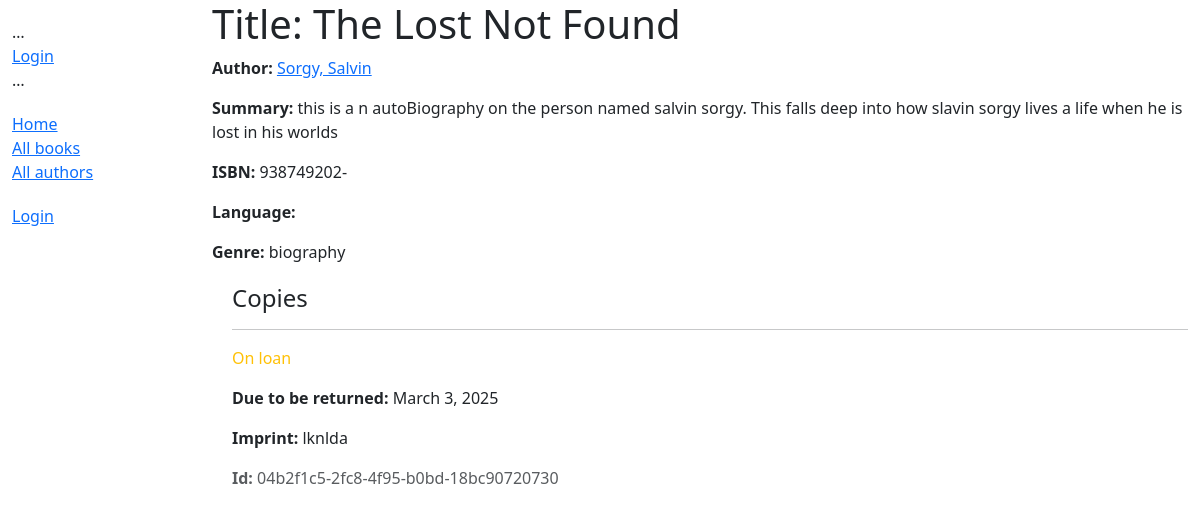
/catalog/book/1, run on the app's committed database.
### catalog/models.py (models this page shows, shortened)
class Book(models.Model):
    title = models.CharField(max_length=200)
    author = models.ForeignKey('Author', on_delete=models.RESTRICT, null=True)
    summary = models.TextField(
        max_length=1000, help_text="Enter a brief description of the book")
    isbn = models.CharField('ISBN', max_length=13,
                            unique=True,
                            help_text='13 Character <a href="https://www.isbn-international.org/content/what-isbn'
                                      '">ISBN number</a>')
    genre = models.ManyToManyField(
        Genre, help_text="Select a genre for this book")

class Author(models.Model):
    first_name = models.CharField(max_length=100)
    last_name = models.CharField(max_length=100)
    date_of_birth = models.DateField(null=True, blank=True)
    date_of_death = models.DateField('Died', null=True, blank=True)
    class Meta:
        ordering = ['last_name', 'first_name']
    def __str__(self):
        return f'{self.last_name}, {self.first_name}'

class Genre(models.Model):
    name = models.CharField(
        max_length=200,
        unique=True,
        help_text="Enter a book genre (e.g. Science Fiction, French Poetry etc.)"
    )
    def __str__(self):
        return self.name
    class Meta:
        constraints = [
            UniqueConstraint(
                Lower('name'),
                name='genre_name_case_insensitive_unique',
                violation_error_message = "Genre already exists (case insensitive match)"
            ),
        ]

class BookInstance(models.Model):
    id = models.UUIDField(primary_key=True, default=uuid.uuid4,
                          help_text="Unique ID for this particular book across whole library")
    book = models.ForeignKey('Book', on_delete=models.RESTRICT, null=True)
    imprint = models.CharField(max_length=200)
    due_back = models.DateField(null=True, blank=True)
    borrower = models.ForeignKey(settings.AUTH_USER_MODEL, on_delete=models.SET_NULL, null=True, blank=True)
    permissions = (("can_mark_returned", "Set book as returned"),)
    LOAN_STATUS = (
        ('m', 'Maintenance'),
        ('o', 'On loan'),
        ('a', 'Available'),
        ('r', 'Reserved'),
    )
    status = models.CharField(
        max_length=1,
        choices=LOAN_STATUS,
        blank=True,
        default='m',
        help_text='Book availability',
    )
    class Meta:
        ordering = ['due_back']

### catalog/views.py (the view)
# urls.py: path('book/<int:pk>', views.BookDetailView.as_view(), name='book-detail'),
class BookDetailView(generic.DetailView):
    model = Book

### catalog/templates/catalog/book_detail.html
{% extends "base_generic.html" %} {% block content %}
<h1>Title: {{ book.title }}</h1>
<p><strong>Author:</strong> <a href="">{{ book.author }}</a></p>
<p><strong>Summary:</strong> {{ book.summary }}</p>
<p><strong>ISBN:</strong> {{ book.isbn }}</p>
<p><strong>Language:</strong> {{ book.language }}</p>
<p><strong>Genre:</strong> {{ book.genre.all|join:", " }}</p>
<div style="margin-left: 20px; margin-top: 20px">
  <h4>Copies</h4>
  {% for copy in book.bookinstance_set.all %}
  <hr />
  <p
    class="{% if copy.status == 'a' %}text-success{% elif copy.status == 'm' %}text-danger{% else %}text-warning{% endif %}"
  >
    {{ copy.get_status_display }}
  </p>
  {% if copy.status != 'a' %}
  <p><strong>Due to be returned:</strong> {{ copy.due_back }}</p>
  {% endif %}
  <p><strong>Imprint:</strong> {{ copy.imprint }}</p>
  <p class="text-muted"><strong>Id:</strong> {{ copy.id }}</p>
  {% endfor %}
</div>
{% endblock %}

### data on the page
Book: author "Sorgy, Salvin", summary "this is a n autoBiography on the person named salvin sorgy. This falls deep into how slavin sorgy lives a life when he is lost in his worlds", isbn "938749202-", genre.all "biography"
BookInstance: status "On loan", due_back "March 3, 2025", imprint "lknlda", id "04b2f1c5-2fc8-4f95-b0bd-18bc90720730"
